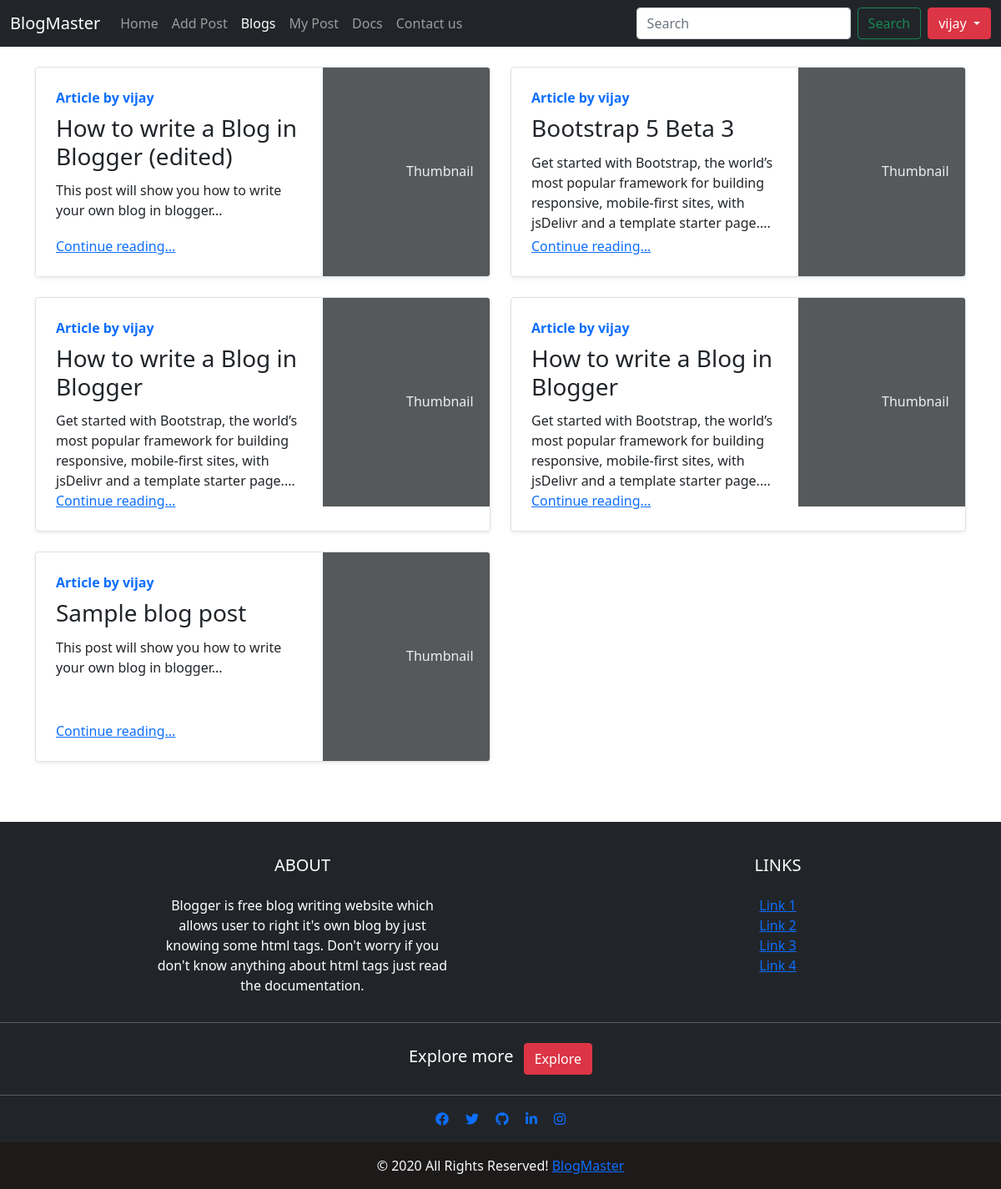
The app's page /articles (signed in) with its own data.
### blogPost/models.py (models this page shows, shortened)
class BlogPost(models.Model):
    id=models.AutoField(primary_key=True)
    user=models.ForeignKey(User,on_delete=models.CASCADE)
    title=models.CharField(max_length=100,default='')
    timestamp=models.DateTimeField(default=now)
    summary=models.CharField(max_length=1000,default='')
    content=RichTextField()
    about=models.TextField(max_length=10000,default='')
    image=models.ImageField(upload_to="images",blank=True)
    def human_readable_title(self):
        return self.title.replace(' ', '-')

### blogPost/views.py (the view)
# urls.py: path('articles',views.showArticles,name='articles'),
def showArticles(request):
    allPosts=BlogPost.objects.all()
    return render(request,'articles.html',{'blogs':allPosts})

### templates/articles.html (shortened to what this page needs)
{% extends 'base.html' %}
{% block article %}active{% endblock article %}
{% block body %}
<div class="container my-4">
    <div class="row mb-2">
        {% for blog in blogs %}
        <div class="col-md-6">
            <div class="row g-0 border rounded overflow-hidden flex-md-row mb-4 shadow-sm h-md-250 position-relative">
                <div class="col p-4 d-flex flex-column position-static">
                    <strong class="d-inline-block mb-2 text-primary">Article by {{blog.user}}</strong>
                    <h3 class="d-inline-block mb-2 ">{{blog.title}}</h3>
                    <p class="card-text mb-auto">{{blog.summary|slice:':200'}}...</p>
                    <a href="{% url 'detailView' blog.id blog.human_readable_title %}" class="stretched-link">Continue
                        reading...</a>
                </div>
                <div class="col-auto d-none d-lg-block">
                    {% if not blog.image%}
                    <svg class="bd-placeholder-img" width="200" height="250" xmlns="" role="img"
                        aria-label="Placeholder: Thumbnail" preserveAspectRatio="xMidYMid slice" focusable="false">
                        <title>Placeholder</title>
                        <rect width="100%" height="100%" fill="#55595c"></rect><text x="50%" y="50%" fill="#eceeef"
                            dy=".3em">Thumbnail</text>
                    </svg>
                    {% else %}
                    <img src="/media/{{blog.image}}" width="200" height="250" alt="">
                    {% endif %}
                </div>
            </div>
        </div>
        {% endfor %}
    </div>
</div>
{% endblock body %}

### templates/base.html (shortened to what this page needs)
<!DOCTYPE html>
<html lang="en">
<head>
    <link href="https://cdn.jsdelivr.net/npm/bootstrap@5.0.0-beta3/dist/css/bootstrap.min.css" rel="stylesheet"
>
    <link rel="stylesheet" href="https://use.fontawesome.com/releases/v5.15.2/css/all.css"
>
    {% load  static %}
    <link rel="stylesheet" href="{% static 'style.css' %}">
</head>
<body>
    <nav class="navbar navbar-expand-md navbar-dark bg-dark">
        <div class="container-fluid">
            <a class="navbar-brand" href="/">BlogMaster</a>
            <div class="collapse navbar-collapse" id="navbarCollapse">
                <ul class="navbar-nav me-auto mb-2 mb-md-0">
                    <li class="nav-item">
                        <a class="nav-link {% block home %}{% endblock home %}" aria-current="page" href="/">Home</a>
                    </li>
                    <li class="nav-item">
                        <a class="nav-link {% block write %}{% endblock write  %}" href="{% url 'addBlog' %}">Add
                            Post</a>
                    </li>
                    <li class="nav-item">
                        <a class="nav-link {% block article %}{% endblock article %}" href="{% url 'articles' %}">Blogs</a>
                    </li>
                    {% if user.is_authenticated %}
                    <li class="nav-item">
                        <a class="nav-link {% block yourPost %}{% endblock yourPost  %}" href="{% url 'mypost' %}">My Post</a>
                    </li>
                    {% endif %}
                    <li class="nav-item">
                        <a class="nav-link {% block Docs %}{% endblock Docs  %}" href="/docs" target="_blank">Docs</a>
                    </li>
                    <li class="nav-item">
                        <a class="nav-link" href="/#contact">Contact us</a>
                    </li>
                </ul>
                <form class="d-flex mx-2">
                    <input class="form-control me-2" type="search" placeholder="Search" aria-label="Search">
                    <button class="btn btn-outline-success" type="submit">Search</button>
                </form>
                {% if not user.is_authenticated %}
                <button type="button" class="btn btn-primary" id='signupbtn' data-bs-toggle="modal"
                    data-bs-target="#signUp">Sign
                    Up</button>
                <button type="button" class="btn btn-success" data-bs-toggle="modal"
                    data-bs-target="#login">Login</button>
                {% else %}
                <div class="btn-group">
                    <button type="button" class="btn btn-danger dropdown-toggle" data-bs-toggle="dropdown"
                        data-bs-display="static" aria-expanded="false">
                        {{ request.user}}
                    </button>
                </div>
                {% endif %}
            </div>
        </div>
    </nav>
    {% block body %}{% endblock body %}
    <footer class="page-footer font-small bg-dark pt-4 my-4" style=" color: white;">
        <div class="container text-center text-md-left" >
            <div class="row">
                <div class="col-md-4 mx-auto">
                    <h5 class="font-weight-bold text-uppercase mt-3 mb-4">About </h5>
                    <p>Blogger is free blog writing website which allows user to right it's own blog by just
                knowing some html tags. Don't worry if you don't know anything about html tags just read the
                documentation.</p>
                </div>
                <div class="col-md-2 mx-auto">
                    <h5 class="font-weight-bold text-uppercase mt-3 mb-4">Links</h5>
                    <ul class="list-unstyled">
                        <li>
                            <a href="#!">Link 1</a>
                        </li>
                        <li>
                            <a href="#!">Link 2</a>
                        </li>
                        <li>
                            <a href="#!">Link 3</a>
                        </li>
                        <li>
                            <a href="#!">Link 4</a>
                        </li>
                    </ul>
                </div>
            </div>
        </div>
        <hr>
        <ul class="list-unstyled list-inline text-center py-2">
        {% if not user.is_authenticated %}
            <li class="list-inline-item">
                <h5 class="mb-1">Register for free</h5>
            </li>
            <li class="list-inline-item">
                <button class="btn btn-danger btn-rounded" data-bs-toggle="modal"
                    data-bs-target="#signUp">Sign up!</button>
            </li>
        {% else %}
        <li class="list-inline-item">
                <h5 class="mb-1">Explore more</h5>
            </li>
            <li class="list-inline-item">
                <a href='{% url 'articles' %}' class="btn btn-danger btn-rounded">Explore</a>
            </li>
        {% endif %}
        </ul>
        <hr>
        <ul class="list-unstyled list-inline text-center">
            <li class="list-inline-item">
                <a class="btn-floating btn-fb mx-1">
                    <i class="fab fa-facebook"></i>
                </a>
            </li>
            <li class="list-inline-item">
                <a class="btn-floating btn-tw mx-1">
                    <i class="fab fa-twitter"> </i>
                </a>
            </li>
            <li class="list-inline-item">
                <a class="btn-floating btn-gplus mx-1" href='https://github.com/VJ-s20'>
                    <i class="fab fa-github"> </i>
                </a>
            </li>
            <li class="list-inline-item">
                <a class="btn-floating btn-li mx-1">
                    <i class="fab fa-linkedin-in"> </i>
                </a>
            </li>
            <li class="list-inline-item">
                <a class="btn-floating btn-dribbble mx-1" href='https://www.instagram.com/_vj_s/' target='_blank'>
                <i class="fab fa-instagram"></i>
                </a>
            </li>
        </ul>
        <div class="footer-copyright text-center py-3" style="background-color: #1d1a1a;"> <span class="text-light">&copy; 2020 All Rights
                Reserved!</span>
            <a href="#"> BlogMaster</a>
        </div>
    </footer>
</body>
</html>

### static/style.css (style rules this page uses)
footer { position:absolute; width:100%; }

### records on screen
BlogPost: user "vijay", title "How to write a Blog in Blogger (edited)", summary "This post will show you how to write your own blog in blogger", image "Thumbnail"
BlogPost: user "vijay", title "Bootstrap 5 Beta 3", summary "Get started with Bootstrap, the world’s most popular framework for building responsive, mobile-first sites, with jsDelivr and a template starter page.", image "Thumbnail"
BlogPost: user "vijay", title "How to write a Blog in Blogger", summary "Get started with Bootstrap, the world’s most popular framework for building responsive, mobile-first sites, with jsDelivr and a template starter page.", image "Thumbnail"
BlogPost: user "vijay", title "How to write a Blog in Blogger", summary "Get started with Bootstrap, the world’s most popular framework for building responsive, mobile-first sites, with jsDelivr and a template starter page.", image "Thumbnail"
BlogPost: user "vijay", title "Sample blog post", summary "This post will show you how to write your own blog in blogger", image "Thumbnail"

### other values on screen
{{ request.user }} "vijay"
